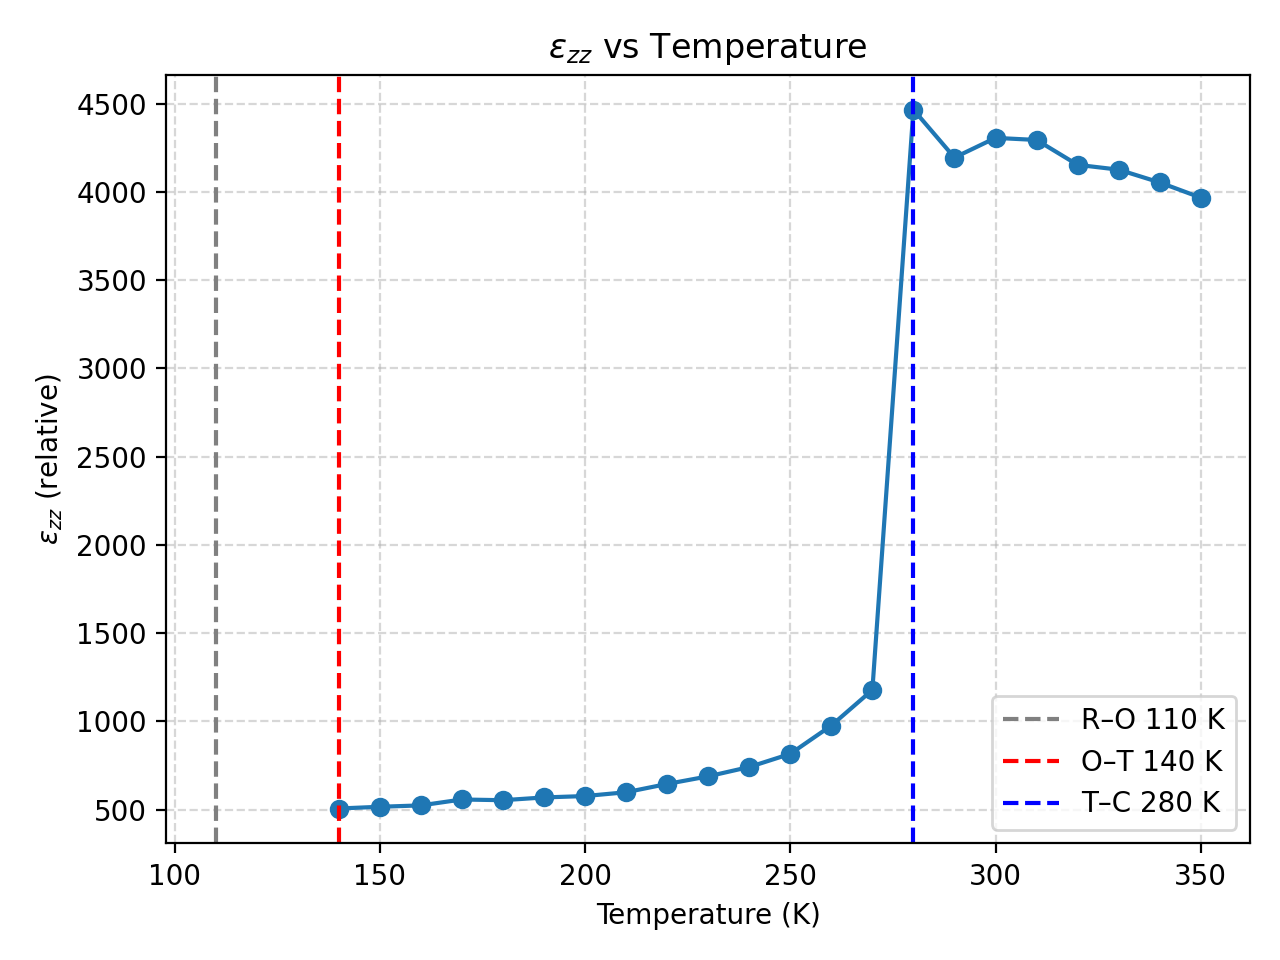

Python code for this plot:
#!/usr/bin/env python3
"""
Compute ε_zz (relative permittivity along z) from polarization-vs-field data
for each temperature, using a linear fit of P_z vs E_z, and plot ε_zz vs T.

Input file:  "polarizaciones"
  Format (whitespace-separated):
    T(K)   E_label   Px   Py   Pz   |P|
  where E_label looks like "0kV_mm", "5kV_mm", "10kV_mm", etc.
  Units:
    - E_label: kV/mm  (1 kV/mm = 1e6 V/m)
    - P components: microC/cm^2 (μC/cm^2)

Outputs:
  - "permittivity-ezz.dat" with columns:
        #T(K)   ezz(rel)   slope_dP_dE(SI)   R^2   chi^2_unweighted
  - "permittivity-ezz.png" figure of ε_zz vs Temperature
  - "fits/fit-TxxxK.png" figures of P_z vs E_z with linear fit for each temperature

Usage:
    python3 permittivity-ezz.py
"""

import re
import sys
from collections import defaultdict
import numpy as np
from pathlib import Path
import matplotlib.pyplot as plt

INPUT_FILE = "polmacro-Ca0.05"
OUTPUT_FILE = "permittivity-ezz.dat"
PLOT_FILE = "permittivity-ezz.png"
FIT_PLOT_DIR = "fits"

EPS0 = 8.854187817e-12  # F/m


def parse_field_kVmm(label: str) -> float:
    """
    Extract the numeric value in kV/mm from labels like '0kV_mm', '5kV_mm', '10kV_mm'.
    Returns float (kV/mm). Raises ValueError if it cannot parse.
    """
    m = re.match(r'\s*([+-]?\d+(?:\.\d+)?)\s*kV_mm\s*$', label)
    if not m:
        raise ValueError(f"Unrecognized field label: '{label}'")
    return float(m.group(1))


def uc_cm2_to_C_m2(p_microC_cm2: float) -> float:
    """Convert μC/cm^2 to C/m^2"""
    return p_microC_cm2 * 1e-2  # 1 μC/cm^2 = 0.01 C/m^2


def kVmm_to_Vm(e_kVmm: float) -> float:
    """Convert kV/mm to V/m"""
    return e_kVmm * 1e6  # 1 kV/mm = 1e6 V/m


def load_data(path: str):
    """
    Load rows as (T, E(V/m), Pz(C/m^2)).
    Ignores lines that do not have at least 6 columns.
    """
    rows = []
    with open(path, "r") as f:
        for line_no, line in enumerate(f, start=1):
            if not line.strip():
                continue
            parts = line.split()
            if len(parts) < 6:
                sys.stderr.write(
                    f"Warning: line {line_no} has <6 columns, skipping: {line.strip()}\n"
                )
                continue
            try:
                T = float(parts[0])
                E_label = parts[1]
                Pz_uC_cm2 = float(parts[4])  # <-- use Pz (5th column)
                E_kVmm = parse_field_kVmm(E_label)
                E_SI = kVmm_to_Vm(E_kVmm)
                Pz_SI = uc_cm2_to_C_m2(Pz_uC_cm2)
                rows.append((T, E_SI, Pz_SI))
            except Exception as e:
                sys.stderr.write(
                    f"Warning: line {line_no} parse error: {e}; skipping\n"
                )
                continue
    return rows


def compute_ezz_by_temperature(rows):
    """
    For each temperature, fit Pz vs E to get slope dP/dE (SI), then compute ε_zz.
    Also computes R^2 and the unweighted chi^2 = sum(residual^2).
    Returns dict T -> (ezz_rel, slope, r_squared, chi2_unweighted)
    """
    by_T = defaultdict(lambda: {"E": [], "Pz": []})
    for T, E, Pz in rows:
        by_T[T]["E"].append(E)
        by_T[T]["Pz"].append(Pz)

    results = {}
    for T, data in by_T.items():
        E = np.array(data["E"], dtype=float)
        Pz = np.array(data["Pz"], dtype=float)
        if len(E) < 2:
            continue  # Need at least two points
        # Linear fit: Pz = a*E + b  -> slope a = dP/dE
        a, b = np.polyfit(E, Pz, 1)
        fitted = a * E + b
        residuals = Pz - fitted
        ss_res = np.sum(residuals ** 2)
        ss_tot = np.sum((Pz - np.mean(Pz)) ** 2)
        r_squared = 1.0 if np.isclose(ss_tot, 0.0) else 1.0 - (ss_res / ss_tot)
        chi2_unweighted = ss_res
        ezz_rel = 1.0 + (abs(a) / EPS0)
        results[T] = (ezz_rel, a, r_squared, chi2_unweighted)
    return results


def group_rows_by_temperature(rows):
    by_T = defaultdict(lambda: {"E": [], "Pz": []})
    for T, E, Pz in rows:
        by_T[T]["E"].append(E)
        by_T[T]["Pz"].append(Pz)
    return by_T


def write_output(results, path: str):
    Ts = sorted(results.keys(), key=float)
    with open(path, "w") as out:
        out.write(
            "# T(K)    ezz(rel)        slope_dP_dE_SI(C_per_m2_per_V_per_m)"
            "    R_squared    chi2_unweighted\n"
        )
        for T in Ts:
            ezz_rel, slope, r_squared, chi2_unweighted = results[T]
            T_fmt = f"{int(round(T))}" if abs(T - round(T)) < 1e-6 else f"{T:.2f}"
            out.write(
                f"{T_fmt:>6s}  {ezz_rel:12.1f}   {slope: .6e}"
                f"   {r_squared: .6f}   {chi2_unweighted: .6e}\n"
            )


def plot_results(results, path: str):
    Ts = np.array(sorted(results.keys(), key=float), dtype=float)
    ezz = np.array([results[T][0] for T in Ts], dtype=float)

    plt.figure()
    plt.plot(Ts, ezz, marker="o")
    plt.xlabel("Temperature (K)")
    plt.ylabel(r"$\epsilon_{zz}$ (relative)")
    plt.title(r"$\epsilon_{zz}$ vs Temperature")
    plt.grid(True, which="both", linestyle="--", alpha=0.5)

    # Optional phase markers (adjust/remove as needed)
    plt.axvline(110, color="gray", linestyle="--", label="R–O 110 K")
    plt.axvline(140, color="red", linestyle="--", label="O–T 140 K")
    plt.axvline(280, color="blue", linestyle="--", label="T–C 280 K")
    plt.legend()

    plt.tight_layout()
    plt.savefig(path, dpi=200)
    plt.close()


def plot_fits_by_temperature(rows, out_dir: str):
    out_path = Path(out_dir)
    out_path.mkdir(parents=True, exist_ok=True)

    by_T = group_rows_by_temperature(rows)
    for T in sorted(by_T.keys(), key=float):
        E = np.array(by_T[T]["E"], dtype=float)
        Pz = np.array(by_T[T]["Pz"], dtype=float)
        if len(E) < 2:
            continue

        order = np.argsort(E)
        E = E[order]
        Pz = Pz[order]
        a, b = np.polyfit(E, Pz, 1)
        fitted = a * E + b

        plt.figure()
        plt.scatter(E, Pz, label="Data")
        plt.plot(E, fitted, color="red", label="Linear fit")
        plt.xlabel(r"$E_z$ (V/m)")
        plt.ylabel(r"$P_z$ (C/m$^2$)")
        plt.title(f"Pz vs Ez at T = {T:g} K")
        plt.grid(True, linestyle="--", alpha=0.5)
        plt.legend()
        plt.tight_layout()

        t_label = f"{int(round(T)):03d}" if abs(T - round(T)) < 1e-6 else f"{T:06.2f}"
        plt.savefig(out_path / f"fit-T{t_label}K.png", dpi=200)
        plt.close()


def main():
    if not Path(INPUT_FILE).exists():
        sys.stderr.write(f"ERROR: '{INPUT_FILE}' not found in current directory.\n")
        sys.exit(1)

    rows = load_data(INPUT_FILE)
    if not rows:
        sys.stderr.write("ERROR: No valid data rows parsed.\n")
        sys.exit(1)

    results = compute_ezz_by_temperature(rows)
    if not results:
        sys.stderr.write(
            "ERROR: Could not compute any ε_zz values "
            "(insufficient points per temperature?).\n"
        )
        sys.exit(1)

    write_output(results, OUTPUT_FILE)
    plot_results(results, PLOT_FILE)
    plot_fits_by_temperature(rows, FIT_PLOT_DIR)
    print(f"Wrote ε_zz results to '{OUTPUT_FILE}' and figure to '{PLOT_FILE}'.")


if __name__ == "__main__":
    main()
